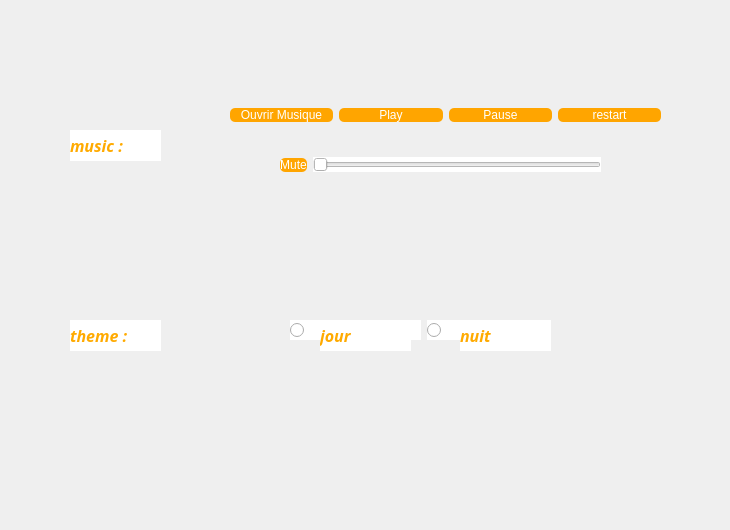
     <widget class="QWidget" name="page_4">
      <widget class="QLabel" name="label_18">
       <property name="geometry">
        <rect>
         <x>0</x>
         <y>0</y>
         <width>721</width>
         <height>521</height>
        </rect>
       </property>
       <property name="styleSheet">
        <string notr="true">background:url(&quot;C:/Users/MSI/Desktop/projet QT/image/blanc sans contour&quot;);</string>
       </property>
       <property name="text">
        <string/>
       </property>
      </widget>
      <widget class="QWidget" name="layoutWidget_3">
       <property name="geometry">
        <rect>
         <x>230</x>
         <y>100</y>
         <width>431</width>
         <height>30</height>
        </rect>
       </property>
       <layout class="QHBoxLayout" name="horizontalLayout">
        <item>
         <widget class="QPushButton" name="ouvrir">
          <property name="styleSheet">
           <string notr="true">background-color:orange;
color: rgb(255, 255, 255);
border-radius:5px;</string>
          </property>
          <property name="text">
           <string>Ouvrir Musique</string>
          </property>
         </widget>
        </item>
        <item>
         <widget class="QPushButton" name="play">
          <property name="styleSheet">
           <string notr="true">background-color:orange;
color: rgb(255, 255, 255);
border-radius:5px;</string>
          </property>
          <property name="text">
           <string>Play</string>
          </property>
         </widget>
        </item>
        <item>
         <widget class="QPushButton" name="pause">
          <property name="styleSheet">
           <string notr="true">background-color:orange;
color: rgb(255, 255, 255);
border-radius:5px;</string>
          </property>
          <property name="text">
           <string>Pause</string>
          </property>
         </widget>
        </item>
        <item>
         <widget class="QPushButton" name="stop">
          <property name="styleSheet">
           <string notr="true">background-color:orange;
color: rgb(255, 255, 255);
border-radius:5px;</string>
          </property>
          <property name="text">
           <string>restart</string>
          </property>
         </widget>
        </item>
       </layout>
      </widget>
      <widget class="QWidget" name="layoutWidget_4">
       <property name="geometry">
        <rect>
         <x>280</x>
         <y>150</y>
         <width>321</width>
         <height>30</height>
        </rect>
       </property>
       <layout class="QHBoxLayout" name="horizontalLayout_2">
        <item>
         <widget class="QPushButton" name="mute">
          <property name="enabled">
           <bool>true</bool>
          </property>
          <property name="styleSheet">
           <string notr="true">background-color:orange;
color: rgb(255, 255, 255);
border-radius:5px;</string>
          </property>
          <property name="text">
           <string>Mute</string>
          </property>
         </widget>
        </item>
        <item>
         <widget class="QSlider" name="volume">
          <property name="enabled">
           <bool>true</bool>
          </property>
          <property name="styleSheet">
           <string notr="true">background-color: rgb(255, 255, 255);</string>
          </property>
          <property name="orientation">
           <enum>Qt::Horizontal</enum>
          </property>
         </widget>
        </item>
       </layout>
      </widget>
      <widget class="QLabel" name="label_7">
       <property name="geometry">
        <rect>
         <x>70</x>
         <y>130</y>
         <width>91</width>
         <height>31</height>
        </rect>
       </property>
       <property name="font">
        <font>
         <family>Tekton Pro</family>
         <pointsize>12</pointsize>
         <weight>75</weight>
         <italic>true</italic>
         <bold>true</bold>
        </font>
       </property>
       <property name="styleSheet">
        <string notr="true">color: rgb(255, 170, 0);
background-color: rgb(255, 255, 255);</string>
       </property>
       <property name="text">
        <string>music :</string>
       </property>
      </widget>
      <widget class="QRadioButton" name="radioButton_jour">
       <property name="geometry">
        <rect>
         <x>290</x>
         <y>320</y>
         <width>131</width>
         <height>20</height>
        </rect>
       </property>
       <property name="styleSheet">
        <string notr="true">background-color: rgb(255, 255, 255);</string>
       </property>
       <property name="text">
        <string/>
       </property>
      </widget>
      <widget class="QRadioButton" name="radioButton_nuit">
       <property name="geometry">
        <rect>
         <x>427</x>
         <y>320</y>
         <width>121</width>
         <height>20</height>
        </rect>
       </property>
       <property name="styleSheet">
        <string notr="true">background-color: rgb(255, 255, 255);</string>
       </property>
       <property name="text">
        <string/>
       </property>
      </widget>
      <widget class="QLabel" name="label_9">
       <property name="geometry">
        <rect>
         <x>70</x>
         <y>320</y>
         <width>91</width>
         <height>31</height>
        </rect>
       </property>
       <property name="font">
        <font>
         <family>Tekton Pro</family>
         <pointsize>12</pointsize>
         <weight>75</weight>
         <italic>true</italic>
         <bold>true</bold>
        </font>
       </property>
       <property name="styleSheet">
        <string notr="true">color: rgb(255, 170, 0);
background-color: rgb(255, 255, 255);</string>
       </property>
       <property name="text">
        <string>theme :</string>
       </property>
      </widget>
      <widget class="QLabel" name="label_8">
       <property name="geometry">
        <rect>
         <x>460</x>
         <y>320</y>
         <width>91</width>
         <height>31</height>
        </rect>
       </property>
       <property name="font">
        <font>
         <family>Tekton Pro</family>
         <pointsize>12</pointsize>
         <weight>75</weight>
         <italic>true</italic>
         <bold>true</bold>
        </font>
       </property>
       <property name="styleSheet">
        <string notr="true">color: rgb(255, 170, 0);
background-color: rgb(255, 255, 255);</string>
       </property>
       <property name="text">
        <string>nuit</string>
       </property>
      </widget>
      <widget class="QLabel" name="label_10">
       <property name="geometry">
        <rect>
         <x>320</x>
         <y>320</y>
         <width>91</width>
         <height>31</height>
        </rect>
       </property>
       <property name="font">
        <font>
         <family>Tekton Pro</family>
         <pointsize>12</pointsize>
         <weight>75</weight>
         <italic>true</italic>
         <bold>true</bold>
        </font>
       </property>
       <property name="styleSheet">
        <string notr="true">color: rgb(255, 170, 0);
background-color: rgb(255, 255, 255);</string>
       </property>
       <property name="text">
        <string>jour</string>
       </property>
      </widget>
     </widget>
